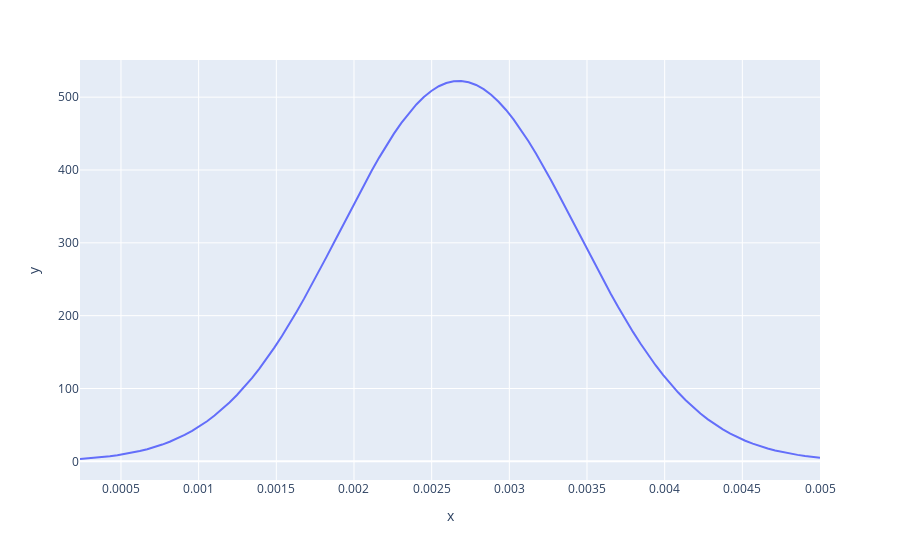

Here is the notebook cell this chart was saved with:
### Code cell
mean = df_so2.iloc[:,2].mean()
std = df_so2.iloc[:,2].std()
min = df_so2.iloc[:,2].min()
max = df_so2.iloc[:,2].max()
show_norm(mean,std,min,max)
